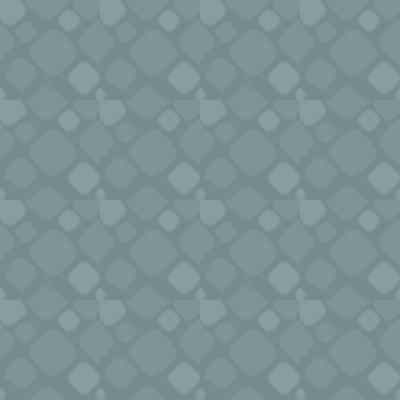

Below is a game level as drawn by its tile map, then a one-line description and the .tmx that defines it (tile-layer data replaced by summaries):
An orthogonal 4x4 tile map with 100x100 px tiles, 1 tile layer (Fondo), 2 tilesets and 7 objects.

<map version="1.0" orientation="orthogonal" renderorder="right-down" width="4" height="4" tilewidth="100" tileheight="100" nextobjectid="41">
 <tileset firstgid="1" name="box-backgrounb" tilewidth="100" tileheight="100" tilecount="1" columns="1">
  <image source="box-backgrounb.png" width="100" height="100" />
 </tileset>
 <tileset firstgid="2" name="boxes" tilewidth="100" tileheight="100" tilecount="4" columns="4">
  <image source="boxes.png" width="400" height="100" />
 </tileset>
 <layer name="Fondo" width="4" height="4">
  <data>[16 cells, 16 non-empty, 1 distinct tile ids]</data>
 </layer>
 <objectgroup name="suelos">
  <object id="21" x="-9" y="-6.92629">
   <polyline points="0,0 0,413.926 418,413.926 415.951,-3.07371 1.02451,-1.02457" />
  </object>
 </objectgroup>
 <objectgroup name="muros" />
 <objectgroup name="fmarron">
  <object id="40" x="102" y="304">
   <polyline points="0,0 -1,92 98,93 98,-1 3,0" />
  </object>
 </objectgroup>
 <objectgroup name="marrones">
  <object id="39" x="101" y="200">
   <polyline points="0,0 -1,102 98,100 100,0 3,2" />
  </object>
 </objectgroup>
 <objectgroup name="fazul">
  <object id="38" x="302" y="0">
   <polyline points="0,0 -1,99 98,99 98,3 2,0" />
  </object>
 </objectgroup>
 <objectgroup name="azules">
  <object id="37" x="201" y="202">
   <polyline points="0,0 0,99 97,97 100,-1 0,-1" />
  </object>
 </objectgroup>
 <objectgroup name="fverde">
  <object id="35" x="303" y="301">
   <polyline points="0,0 0,97 95,98 96,1 2,1" />
  </object>
 </objectgroup>
 <objectgroup name="verdes">
  <object id="36" x="102" y="102">
   <polyline points="0,0 0,99 98,97 99,-2 2,-1" />
  </object>
 </objectgroup>
 <objectgroup name="holes" />
</map>